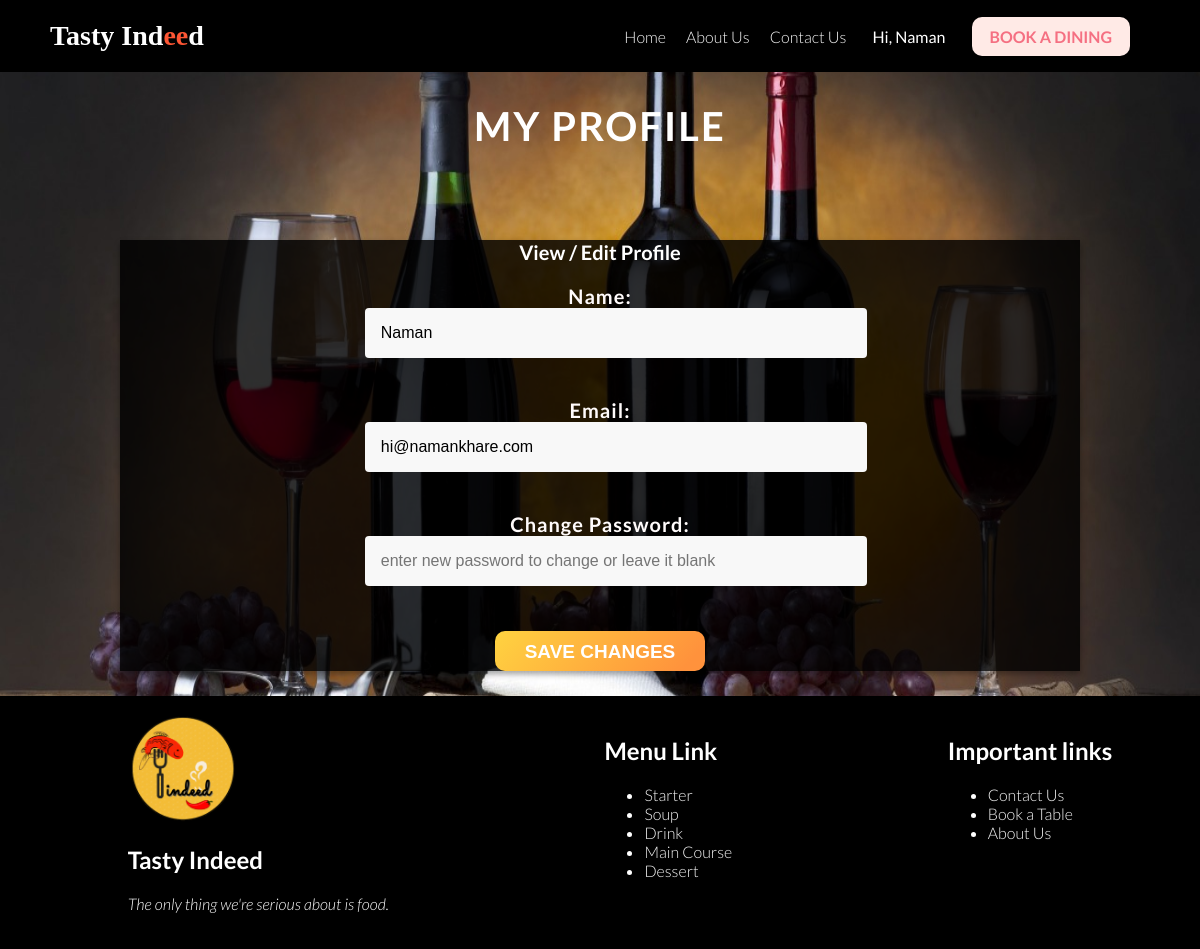
The app's page /profile.php (signed in) with its own data.
### tables this page shows
CREATE TABLE `user` (
  `id` int(11) NOT NULL,
  `name` varchar(255) NOT NULL,
  `email` varchar(255) NOT NULL,
  `password` varchar(255) NOT NULL,
  `is_admin` int(11) NOT NULL,
  `created_at` datetime NOT NULL DEFAULT current_timestamp(),
  `updated_at` datetime NOT NULL
);

### session.php (called while the page is built, shortened)
<?php
   include('config_db.php');
if(isset($_SESSION['login_user'])){
    $user_check = $_SESSION['login_user'];
    $ses_sql = mysqli_query($conn,"select email, name,is_admin from user where email = '$user_check' ");
    $row = mysqli_fetch_array($ses_sql,MYSQLI_ASSOC);
    $login_session = $row['email'];
    $login_session_name = $row['name'];
}
?>

### profile.php (the view, shortened to what this page needs)
<?php include("session.php")?>
<?php include("includes/components/header.php"); ?>
<div class="wrapper profile">
<div class="col-lg-12 login-title">
<b> MY PROFILE</b>
            </div>
<div class="container">
    <div class="row">
        <div class="login-box">
            <h3>View / Edit Profile</h3>
            <div class="col-lg-12 login-form">
                <div class="col-lg-12 login-form">
                    <form action="profile.php" method="POST">
                        <div class="form-group">
                            <label class="form-control-label">Name:</label>
                            <input name="profilename" type="text" class="form-control" value="<?php echo htmlspecialchars($login_session_name) ?>">
                        </div>
                        <div class="form-group">
                            <label class="form-control-label">Email:</label>
                            <input name="profileemail" type="text" class="form-control" value="<?php echo htmlspecialchars($login_session) ?>">
                        </div>
                        <div class="form-group">
                            <label class="form-control-label">Change Password:</label>
                            <input placeholder="enter new password to change or leave it blank" type="password" name="profilepassword" class="form-control" >
                        </div>
                        <div class="col-lg-12 loginbttm">
                            <div class="col-lg-6 login-btm login-button">
                                <button type="submit" class="btn btn-primary">SAVE CHANGES</button>
                            </div>
                        </div>
                    </form>
                </div>
            </div>
        </div>
    </div>
    </div>
<?php include("includes/components/footer.php"); ?>

### includes/components/header.php (shortened to what this page needs)
<?php include_once("session.php");
?>
<!DOCTYPE html>
<html lang="en">
<head>
    <link rel="stylesheet" href="includes/css/style.css">
    <link href='https://api.mapbox.com/mapbox-gl-js/v2.3.1/mapbox-gl.css' rel='stylesheet' />
</head>
<body>
    <header class="header">
        <nav class="navbar">
            <div class="logo">
                <a href="./" class="nav-link select"><span class="logoText">Tasty Ind<span class="logoText blue">ee</span>d </span></a>
            </div>
            <div class="menu">
                <ul role="menu" aria-label="navbar" aria-expanded="true"  class="navUl" >
                    <li nav-item><a href="./" class="nav-link select">Home</a></li>
                    <li nav-item><a href="./aboutus.php" class="nav-link">About Us</a></li>
                    <li nav-item><a href="contactus.php" class="nav-link">Contact Us</a></li>
                    <?php if(isset($_SESSION['login_user'])): ?>
                    <div class="dropdown">
                        <button class="dropbtn"><?php echo "Hi, " .$login_session_name;?>
                        </button>
                    </div>
                    <?php else: ?>
                        <li nav-item><a style="cursor:pointer;" onclick="return loginModel();" class="nav-link">Login / Signup</a></li>
                    <?php endif; ?>
                    <?php if(isset($_SESSION['login_user'])): ?>
                    <li nav-item><a href="./booktable.php" class="nav-link"><span id="callToAction">Book a dining</span></a></li>
                    <?php else: ?>
                        <li nav-item><a class="nav-link"><span id="callToAction" onclick="return loginModel();">Book a dining</span></a></li>
                    <?php endif; ?>
                </ul>
            </div>
        </nav>
    </header><?php include("includes/components/login.php"); ?>

### includes/css/style.css (style rules this page uses)
:root { --blue: #007bff; --indigo: #6610f2; --purple: #6f42c1; --pink: #e83e8c; --red: #dc3545; --orange: #fd7e14; --yellow: #ffc107; --green: #28a745; --teal: #20c997; --cyan: #17a2b8; --white: #fff; --gray: #6c757d; --gray-dark: #343a40; --primary: #FE5634; --secondary: rgb(245, 112, 130);; --success: #28a745; --info: #17a2b8; --warning: #ffc107; --danger: #dc3545; --light: #f8f9fa; --dark: #343a40; --breakpoint-xs: 0; --breakpoint-sm: 576px; --breakpoint-md: 768px; --breakpoint-lg: 992px; --breakpoint-xl: 1200px; }
body, html { margin: 0; padding: 0; overflow-x: hidden; font-family: "Lato", sans-serif; font-size: 62.5%; font-weight: 300; scroll-behavior: smooth; }
div, p, span { font-size: 1.6rem; }
header * { display: flex; justify-content: space-around; align-items: center; }
.btn.btn-primary { font-family: 'Quicksand', sans-serif; font-weight: bold; font-size: 1.9rem; height: 4rem; line-height: 2.5rem; color:white; padding: 0 3rem; border: 0; border-radius: 1rem; background-image:linear-gradient(131deg, #ffd340, #ff923c, #ff923c, #ff923c); background-size: 300% 100%; transition: all 0.3s ease-in-out; margin-top: 5px; }
.logoText { color: white; font-family: MonticelloLTW01-Italic; font-size: 28px; font-weight: bold; }
.logoText.blue { color: var(--primary); }
.dropdown { float: left; overflow: hidden; display: block; }
.dropdown .dropbtn { font-size: 16px; border: none; outline: none; color: white; background-color: inherit; font-family: inherit; margin: 0; }
.navbar { width: 100%; max-width: 110rem; margin: 0px auto; display: flex; flex-wrap: nowrap; height: 100%; justify-content: space-between; align-items: center; position: relative; z-index: 1; }
.navUl { width: 100%; list-style: none; max-width: 100%; height: 72px; flex-wrap: nowrap; background: transparent; align-items: center; display: flex; justify-content: flex-end; user-select: none; opacity: 1; padding: 1.7rem 0px; margin: 0px; transition: opacity 0.25s linear 0s, visibility 0.25s linear 0s, height 0.25s cubic-bezier(0.52, 0.16, 0.24, 1) 0s; }
.navUl > * { margin-right: 2rem; }
li >a { text-decoration: none; color: whitesmoke; font-size: 16px; }
a { text-decoration: none; }
#callToAction { background-color: #FFEAE6; padding: 1rem 1.8rem; border-radius: 10px; color: var(--secondary); text-transform: uppercase; font-weight: bold; }
.header { width: 100%; max-width: 100%; display: block; position: relative; height: 7.2rem; justify-content: space-between; align-items: center; top: 0px; transition: opacity 0.25s linear 0s, height 0.56s cubic-bezier(0.52, 0.16, 0.24, 1) 0s; background-color: black; }
.wrapper { width: 100%; justify-content:center; }
.form-group { margin-bottom: 1rem; }
.form-group { margin-bottom: 1rem; display: flex; flex-direction: column; }

### profile.php (style rules this page uses)
body { background-image: url('includes/images/profileBG.jpeg'); background-repeat: no-repeat; background-attachment: fixed; background-size: 100% 100%; }
.login-box { margin-top: 90px; height: auto; background: #000000d0; text-align: center; box-shadow: 0 3px 6px rgba(0, 0, 0, 0.16), 0 3px 6px rgba(0, 0, 0, 0.23); }
.login-title { text-align: center; font-size: 4rem; letter-spacing: 2px; margin-top: 30px; font-weight: bold; color: #ffffff; opacity: 1; }
h3 { font-size: 2rem; margin-bottom: 20px; color:white; }
.login-form { margin-top: 25px; text-align: center; width: 70%; margin: auto; }
.form-group { margin-bottom: 40px; outline: 0px; }
label { margin-bottom: 0px; }
.form-control-label { font-size: 20px; opacity: 1; color: #fffbfb; font-weight: bold; letter-spacing: 1px; }
.login-btm { float: center; }
.login-button { padding-right: 0px; text-align: center; margin-bottom: 25px; }
.loginbttm { padding: 0px; }
.container { width: 80%; margin: auto; }
input, textarea { padding: 1em; border: 0; width: 100%; font-size: 1.6rem; background-color: #f8f8f8; color: rgb(0, 0, 0); border-radius: 4px; }

### records on screen
user: name "Naman", profilename "Naman", profileemail "hi@namankhare.com"
